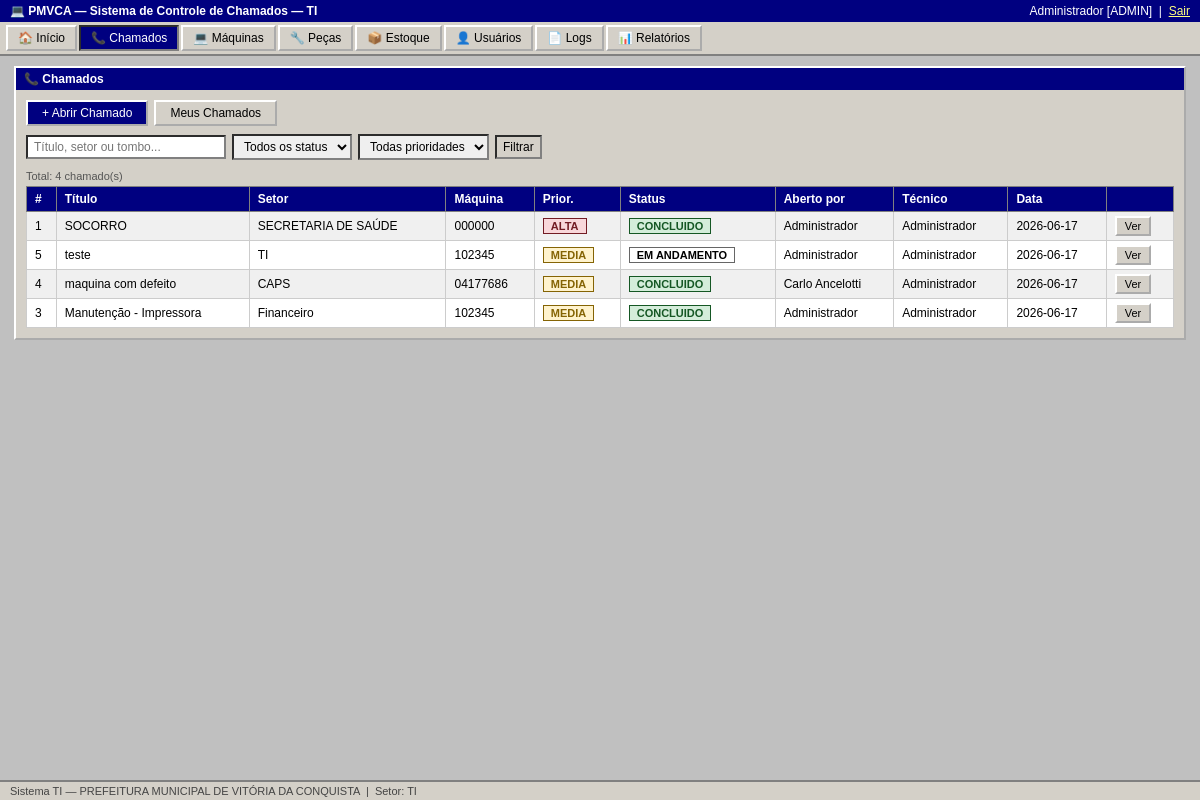
/chamados (signed in), run on the app's committed database.
### tables this page shows
CREATE TABLE usuarios (
        id INTEGER PRIMARY KEY AUTOINCREMENT,
        nome TEXT NOT NULL, cpf TEXT UNIQUE NOT NULL, senha TEXT NOT NULL,
        perfil TEXT NOT NULL DEFAULT 'usuario', setor TEXT NOT NULL,
        ativo INTEGER NOT NULL DEFAULT 1, criado_em TEXT NOT NULL);

CREATE TABLE chamados (
        id INTEGER PRIMARY KEY AUTOINCREMENT,
        titulo TEXT NOT NULL, descricao TEXT NOT NULL, setor TEXT NOT NULL,
        maquina_id INTEGER, prioridade TEXT NOT NULL DEFAULT 'media',
        status TEXT NOT NULL DEFAULT 'aberto', solucao TEXT,
        aberto_por INTEGER NOT NULL, tecnico_id INTEGER,
        criado_em TEXT NOT NULL, assumido_em TEXT, concluido_em TEXT,
        FOREIGN KEY(maquina_id) REFERENCES maquinas(id),
        FOREIGN KEY(aberto_por) REFERENCES usuarios(id),
        FOREIGN KEY(tecnico_id) REFERENCES usuarios(id));

CREATE TABLE maquinas (
        id INTEGER PRIMARY KEY AUTOINCREMENT,
        tombo TEXT UNIQUE NOT NULL, marca TEXT NOT NULL, modelo TEXT NOT NULL,
        serial TEXT, tipo TEXT NOT NULL, unidade TEXT NOT NULL, setor TEXT NOT NULL,
        situacao TEXT NOT NULL DEFAULT 'ativa', criado_em TEXT NOT NULL);

### app.py (the view)
@app.route('/chamados')
@login_required
def chamados():
    q     = request.args.get('q','')
    st    = request.args.get('status','')
    pri   = request.args.get('prioridade','')
    meus  = request.args.get('meus','')
    page  = int(request.args.get('page',1))
    conn  = get_db()
    sql   = """SELECT c.*, u.nome as aberto_por_nome, t.nome as tecnico_nome, m.tombo, m.modelo
               FROM chamados c LEFT JOIN usuarios u ON c.aberto_por=u.id
               LEFT JOIN usuarios t ON c.tecnico_id=t.id
               LEFT JOIN maquinas m ON c.maquina_id=m.id WHERE 1=1"""
    p = []
    if q:
        sql += " AND (c.titulo LIKE ? OR c.setor LIKE ? OR m.tombo LIKE ?)"
        p.extend([f'%{q}%']*3)
    if st:
        sql += " AND c.status=?"
        p.append(st)
    if pri:
        sql += " AND c.prioridade=?"
        p.append(pri)
    if meus:
        sql += " AND c.tecnico_id=?"
        p.append(session['usuario_id'])
    sql += " ORDER BY CASE c.prioridade WHEN 'alta' THEN 1 WHEN 'media' THEN 2 ELSE 3 END, c.criado_em DESC"
    rows = conn.execute(sql, p).fetchall()
    conn.close()
    items, page, total_pages, total = paginar(rows, page)
    return render_template('chamados.html', chamados=items, q=q, status=st,
        prioridade=pri, meus=meus, page=page, total_pages=total_pages, total=total)

### app.py (called while the page is built)
def get_db():
    conn = sqlite3.connect(DB_PATH)
    conn.row_factory = sqlite3.Row
    conn.execute("PRAGMA foreign_keys = ON")
    return conn

def paginar(items, page, per_page=25):
    total = len(items)
    total_pages = max(1, (total + per_page - 1) // per_page)
    page = max(1, min(page, total_pages))
    start = (page - 1) * per_page
    return items[start:start + per_page], page, total_pages, total

def login_required(f):
    @wraps(f)
    def d(*a, **kw):
        if 'usuario_id' not in session:
            return redirect(url_for('login'))
        return f(*a, **kw)
    return d

### templates/chamados.html (shortened to what this page needs)
{% extends 'base.html' %}
{% block content %}
<div class="window">
  <div class="window-title">&#128222; Chamados</div>
  <div class="window-body">
    <div class="toolbar">
      <a href="/chamados/novo" class="btn btn-primary">+ Abrir Chamado</a>
      {% if session.perfil in ('admin','tecnico') %}
      <a href="/chamados?meus=1" class="btn">Meus Chamados</a>
      {% endif %}
    </div>
    <form class="search-bar" method="get">
      <input type="text" name="q" value="{{ q }}" placeholder="Título, setor ou tombo...">
      <select name="status">
        <option value="">Todos os status</option>
      </select>
      <select name="prioridade">
        <option value="">Todas prioridades</option>
      </select>
      <input type="submit" class="btn" value="Filtrar">
    </form>
    <p style="font-size:11px;color:#555;margin-bottom:4px">Total: {{ total }} chamado(s)</p>
    <table>
      <tr><th>#</th><th>Título</th><th>Setor</th><th>Máquina</th><th>Prior.</th><th>Status</th><th>Aberto por</th><th>Técnico</th><th>Data</th><th></th></tr>
      {% for c in chamados %}
      <tr>
        <td>{{ c.id }}</td>
        <td>{{ c.titulo[:45] }}{% if c.titulo|length > 45 %}…{% endif %}</td>
        <td>{{ c.setor }}</td>
        <td>{{ c.tombo or '—' }}</td>
        <td><span class="badge badge-{{ c.prioridade }}">{{ c.prioridade|upper }}</span></td>
        <td><span class="badge badge-{{ c.status }}">{{ c.status|replace('_',' ')|upper }}</span></td>
        <td>{{ c.aberto_por_nome }}</td>
        <td>{{ c.tecnico_nome or '—' }}</td>
        <td>{{ c.criado_em[:10] }}</td>
        <td><a href="/chamados/{{ c.id }}" class="btn btn-sm">Ver</a></td>
      </tr>
      {% else %}
      <tr><td colspan="10" style="text-align:center;padding:10px">Nenhum chamado encontrado.</td></tr>
      {% endfor %}
    </table>
  </div>
</div>
{% endblock %}

### templates/base.html (shortened to what this page needs)
<!DOCTYPE html>
<html lang="pt-BR">
<head>
<link rel="stylesheet" href="/static/css/style.css">
</head>
<body>
{% if session.usuario_id %}
<div class="topbar">
  <span class="topbar-title">&#128187; PMVCA — Sistema de Controle de Chamados — TI</span>
  <span class="topbar-user">
    {{ session.nome }} [{{ session.perfil|upper }}] &nbsp;|&nbsp;
    <a href="/logout" class="btn-link">Sair</a>
  </span>
</div>
<div class="navbar">
  <a href="/dashboard"  {% if request.path=='/dashboard' %}class="active"{% endif %}>&#127968; Início</a>
  <a href="/chamados"   {% if '/chamados' in request.path %}class="active"{% endif %}>&#128222; Chamados</a>
  <a href="/maquinas"   {% if '/maquinas' in request.path %}class="active"{% endif %}>&#128187; Máquinas</a>
  <a href="/pecas"      {% if '/pecas' in request.path %}class="active"{% endif %}>&#128295; Peças</a>
  <a href="/estoque"    {% if '/estoque' in request.path %}class="active"{% endif %}>&#128230; Estoque</a>
  {% if session.perfil == 'admin' %}
  <a href="/usuarios"   {% if '/usuarios' in request.path %}class="active"{% endif %}>&#128100; Usuários</a>
  <a href="/logs"       {% if '/logs' in request.path %}class="active"{% endif %}>&#128196; Logs</a>
  {% endif %}
  <a href="/relatorios" {% if '/relatorios' in request.path %}class="active"{% endif %}>&#128202; Relatórios</a>
</div>
{% endif %}
<div class="main-content">
{% block content %}{% endblock %}
</div>
<div class="statusbar">
  Sistema TI — PREFEITURA MUNICIPAL DE VITÓRIA DA CONQUISTA
  {% if session.usuario_id %}&nbsp;|&nbsp; Setor: {{ session.setor }}{% endif %}
</div>
</body>
</html>

### static/css/style.css (style rules this page uses)
*, *::before, *::after { box-sizing: border-box; margin: 0; padding: 0; }
body { font-family: Tahoma, Arial, sans-serif; font-size: 13px; background: #c0c0c0; color: #000; min-height: 100vh; display: flex; flex-direction: column; }
.topbar { background: #000080; color: #fff; padding: 4px 10px; display: flex; justify-content: space-between; align-items: center; font-size: 12px; }
.topbar a { color: #ffff80; }
.topbar-title { font-weight: bold; }
.navbar { background: #d4d0c8; border-bottom: 2px solid #808080; padding: 0; display: flex; flex-wrap: wrap; gap: 2px; padding: 3px 6px; }
.navbar a { display: inline-block; padding: 4px 10px; text-decoration: none; color: #000; border: 2px outset #fff; background: #d4d0c8; font-size: 12px; }
.navbar a:hover, .navbar a.active { background: #000080; color: #fff; border: 2px inset #808080; }
.main-content { flex: 1; padding: 10px 14px; }
.statusbar { background: #d4d0c8; border-top: 2px solid #808080; padding: 3px 10px; font-size: 11px; color: #444; }
.window { background: #d4d0c8; border: 2px outset #fff; margin-bottom: 10px; }
.window-title { background: #000080; color: #fff; padding: 4px 8px; font-weight: bold; font-size: 12px; display: flex; align-items: center; gap: 6px; }
.window-body { padding: 10px; }
.btn, button, input[type=submit], input[type=button] { font-family: Tahoma, Arial, sans-serif; font-size: 12px; padding: 4px 14px; background: #d4d0c8; border: 2px outset #fff; cursor: pointer; color: #000; text-decoration: none; display: inline-block; }
.btn-primary { background: #000080; color: #fff; }
.btn-sm { padding: 2px 8px; font-size: 11px; }
.btn-link { color: #ffff80; background: none; border: none; cursor: pointer; text-decoration: underline; padding: 0; }
table { width: 100%; border-collapse: collapse; background: #fff; font-size: 12px; }
th { background: #000080; color: #fff; padding: 5px 8px; text-align: left; border: 1px solid #808080; white-space: nowrap; }
td { padding: 4px 8px; border: 1px solid #ccc; vertical-align: middle; }
tr:nth-child(even) td { background: #f0f0f0; }
.search-bar { display: flex; gap: 6px; margin-bottom: 10px; flex-wrap: wrap; align-items: center; }
.search-bar input, .search-bar select { padding: 3px 6px; border: 2px inset #808080; font-size: 12px; }
.search-bar input[type=text] { min-width: 200px; }
.badge { display: inline-block; padding: 1px 7px; font-size: 11px; border: 1px solid #666; font-weight: bold; }
.badge-concluido { background: #d4edda; color: #155724; border-color: #155724; }
.badge-alta { background: #f8d7da; color: #721c24; border-color: #721c24; }
.badge-media { background: #fff3cd; color: #856404; border-color: #856404; }
a { color: #000080; }
.toolbar { display: flex; gap: 6px; margin-bottom: 8px; flex-wrap: wrap; align-items: center; }

### data on the page
usuarios: nome "Administrador", perfil "ADMIN"
chamados: id "1", titulo "SOCORRO", setor "SECRETARIA DE SAÚDE", tombo "000000", prioridade "ALTA", status "CONCLUIDO", aberto_por_nome "Administrador", nome "Administrador", criado_em "2026-06-17"
chamados: id "5", titulo "teste", setor "TI", tombo "102345", prioridade "MEDIA", status "EM ANDAMENTO", aberto_por_nome "Administrador", nome "Administrador", criado_em "2026-06-17"
chamados: id "4", titulo "maquina com defeito", setor "CAPS", tombo "04177686", prioridade "MEDIA", status "CONCLUIDO", aberto_por_nome "Carlo Ancelotti", nome "Administrador", criado_em "2026-06-17"
chamados: id "3", titulo "Manutenção - Impressora", setor "Financeiro", tombo "102345", prioridade "MEDIA", status "CONCLUIDO", aberto_por_nome "Administrador", nome "Administrador", criado_em "2026-06-17"

### other printed values
{{ total }} "4"
{{ session.setor }} "TI"
